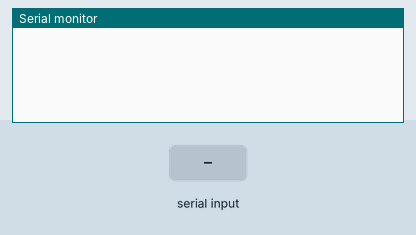
Simulated run of this sketch. Board: Arduino Uno, built with avr-gcc and run on an emulated ATmega328P. Parts: the last lines printed to the serial monitor. The test bench sets the inputs (shaded band).

Above: at 1.2 s.
1.3 s: byte 30 received over Serial
At 2.2 s:
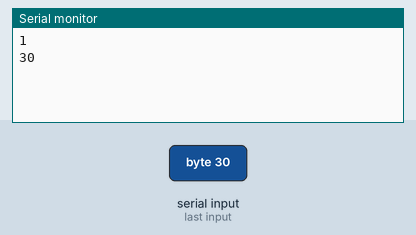
2.8 s: byte 90 received over Serial
At 3.3 s:
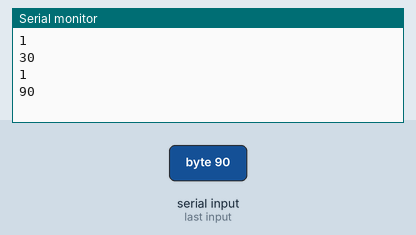
4.3 s: byte 120 received over Serial
At 5.7 s:
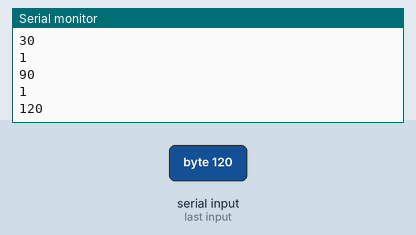
Timing chart, 0 to 7.3 s (numbered marks = the images above; inputs shaded):
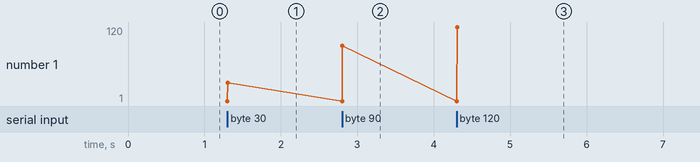

Measured:
- after the input at 1.3 s, the serial monitor: prints a new line at once (image 1)
- after the input at 2.8 s, the serial monitor: prints a new line at once (image 2)
- after the input at 4.3 s, the serial monitor: prints a new line at once (image 3)
- plotted number 1: 30 → 90 after the input at 2.8 s, 90 → 120 after the input at 4.3 s

The sketch:

serial-tests.ino
```cpp
void setup()
{
  Serial.begin(9600);
}

void loop()
{
  //Serial.println('A');                      // A
  //Serial.println("A");                      // A

  //Serial.println(0);                        // 0
  //Serial.println(65);                       // 65

  //Serial.println(0x65);                     // 101 (hex -> dec)
  //Serial.println(101, HEX);                 // 65 (dec -> hex)

  /* multi byte character
   *  Each char -> 8 bits; cat * -> 24 bits;
   *  24 - 8 = 16 bits = 2 bytes (an int in Arduino)
   *  http://forum.arduino.cc/index.php?topic=234923.0
   */
  //Serial.println('123');                    // 12851

  //Serial.write(65); Serial.println("");     // A
  //Serial.write("A"); Serial.println("");    // A

  //Serial.write("A"); Serial.println("");    // A
  //Serial.println("--");
  //Serial.read(); Serial.println("");        // _

  /* Get the number of bytes available for reading
   * from the serial port. Think of it as a uni-directional
   * ring buffer with a moving cursor that restarts once it
   * reaches the end.
   */
  while (Serial.available() > 0)
  {
    Serial.println(Serial.available());

    int val = Serial.read();
    Serial.println(val);

    delay(1000);
  }
}
```
